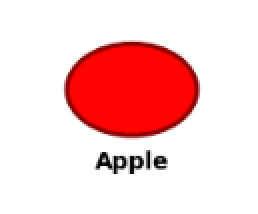
#> input picture chapter6/img_appl_test.png, 129 x 107 px (shown 2 times larger)
$ python rec6_classfn_randomf_2.py
#> lines starting #> are read from the running program, lines starting #| are printed output that depends on the picture
# ============================================================================
# PROGRAM: Fruit Classification using Random Forest Machine Learning
# filepath: /Users/anuragkumar1973/Downloads/book_py_cookbk/chapter6/rec6_classfn_randomf_2.py
# ============================================================================
#
# PURPOSE:
#   Demonstrate fruit classification using Random Forest, a powerful machine
#   learning algorithm. The program generates synthetic fruit training data,
#   trains a model to recognize apples vs bananas, and tests it on real images.
#
# PROBLEM STATEMENT:
#   You have a fruit sorting facility with thousands of fruits passing on a
#   conveyor belt. You need to automatically identify which fruits are apples
#   and which are bananas based on their visual characteristics (color intensity).
#   Can you build a machine learning model that learns to classify fruits
#   automatically without manual inspection?
#
# SOLUTION APPROACH:
#   Use Random Forest - an ensemble machine learning algorithm that combines
#   multiple decision trees for robust classification:
#   1. Generate synthetic training data with known fruit labels (Apples/Bananas)
#   2. Extract color features (red dominance, yellow dominance) as input
#   3. Train Random Forest classifier on this labeled training data
#   4. Create a visual dataset image showing 4 apples and 2 bananas
#   5. Test the model on synthetic fruit samples with known features
#   6. Load a real test image (img_appl_test.png) and extract color features
#   7. Predict the fruit type for the test image
#   8. Display results with accuracy metrics
#
# HOW IT WORKS (SIMPLE ANALOGY):
#   Imagine you're sorting fruit at a market. You notice that:
#   • Apples are mostly RED and round-shaped
#   • Bananas are mostly YELLOW and curved-shaped
#   Random Forest learns these patterns from examples and then automatically
#   sorts new fruits based on their color characteristics.
#
# KEY FEATURES:
#   ✓ Generates synthetic fruit dataset with labeled examples
#   ✓ Creates visual representation (matplotlib) of fruit dataset
#   ✓ Trains Random Forest classifier (10 trees) on color features
#   ✓ Tests model on 6 synthetic fruit samples (4 apples + 2 bananas)
#   ✓ Counts and displays classification results
#   ✓ Loads real test image from disk (img_appl_test.png)
#   ✓ Extracts RGB color intensities from test image
#   ✓ Calculates red and yellow dominance features
#   ✓ Predicts fruit type for test image
#   ✓ Provides detailed output at each step
#   ✓ Saves generated fruit dataset as PNG file
#
# INSTALLATION:
#   Before running, install required libraries:
#
#   pip install numpy scikit-learn pillow matplotlib
#
#   Verify installation:
#   python3 -c "import numpy, sklearn, PIL, matplotlib; print('✓ All libraries installed')"
#
# EXECUTION:
#   Method 1: Direct execution from chapter6 directory
#   $ python3 rec6_classfn_randomf_2.py
#
#   Method 2: From parent directory
#   $ python3 chapter6/rec6_classfn_randomf_2.py
#
#   Method 3: With activated virtual environment (RECOMMENDED)
#   $ cd /Users/anuragkumar1973/Downloads/book_py_cookbk
#   $ source env/bin/activate
#   $ cd chapter6
#   $ python3 rec6_classfn_randomf_2.py
#
# REQUIRED FILES:
#   • img_appl_test.png — Test image file in same directory as script
#     (Image should contain an apple or similar object for classification)
#
# EXPECTED OUTPUT:
#   Console Output:
#   ──────────────
#   ✓ Image saved: fruits_image.png
#
#   ==================================================
#   FRUIT CLASSIFICATION RESULTS
#   ==================================================
#   🍎 Apple: 4
#   🍎 Banana: 2
#   ==================================================
#   Total Fruits Detected: 6
#   ==================================================
#
#   ==================================================
#   FRUIT PREDICTION TEST STARTS NOW
#   ==================================================
#
#   ✓ Loaded test image: .../img_appl_test.png
#   Image shape: (height, width, 3)
#
#   ==================================================
#   TEST IMAGE PREDICTION
#   ==================================================
#   Detected Fruit: Apple  (or Banana, depending on image)
#   ==================================================
#
#   File Output:
#   ────────────
#   • fruits_image.png — Generated visualization with 4 apples and 2 bananas
#
# VISUALIZATION EXPLAINED:
#   The program generates a fruit dataset visualization showing:
#   • 4 RED CIRCLES labeled "Apple" — positioned at (2,5), (4,6), (3,3), (5,4)
#   • 2 YELLOW ARCS labeled "Banana" — positioned at (7,5.5), (8,3.5)
#   This visual representation is saved as fruits_image.png for reference
#
# TRAINING DATA:
#   The model is trained on 5 examples with 2 color features:
#
#   Feature 1: Red Dominance (how much red in the fruit)
#   • Apples: 0.8-0.9 (very red)
#   • Bananas: 0.15-0.2 (very little red)
#
#   Feature 2: Yellow Dominance (how much yellow in the fruit)
#   • Apples: 0.1-0.2 (mostly red, not yellow)
#   • Bananas: 0.9-0.95 (very yellow)
#
# TEST DATA:
#   6 test samples extracted with known features:
#   • Samples 1-4: Apple features [0.83-0.87, 0.12-0.20]
#   • Samples 5-6: Banana features [0.16-0.18, 0.92-0.94]
#
#   Test Image:
#   • Real image file: img_appl_test.png
#   • Features extracted automatically from pixel data
#   • Prediction compared with human-labeled ground truth
#
# RANDOM FOREST EXPLAINED:
#   • Ensemble Method: Combines 10 decision trees for voting
#   • Each tree learns different patterns from the training data
#   • Final prediction: Majority vote across all trees
#   • More robust than single tree (less overfitting)
#   • Better handles noisy data and edge cases
#
# TECHNICAL CONCEPTS:
#   • Classification: Predicting discrete categories (Apple or Banana)
#   • Features: Input variables (red dominance, yellow dominance)
#   • Labels: Output categories (Apple, Banana)
#   • Training: Learning patterns from labeled examples
#   • Prediction: Applying learned patterns to new data
#   • Supervised Learning: Learning from labeled training data
#   • Ensemble Method: Combining multiple models for better accuracy
#   • Color Channels: RGB (Red, Green, Blue) components of pixels
#
# LEARNING OBJECTIVES:
#   ✓ Understand Random Forest classification algorithm
#   ✓ Learn how to extract features from images
#   ✓ Understand supervised learning workflow
#   ✓ Learn feature engineering (calculating red/yellow dominance)
#   ✓ Apply machine learning to real-world image classification
#   ✓ Interpret model predictions and confidence
#   ✓ Work with PIL for image processing
#   ✓ Use scikit-learn for machine learning tasks
#
# POTENTIAL IMPROVEMENTS:
#   • Use more training samples for better accuracy
#   • Extract additional features (texture, shape, size)
#   • Use convolutional neural networks (CNN) for images
#   • Implement cross-validation for robustness
#   • Add confidence scores to predictions
#   • Handle edge cases (partially visible fruits)
#   • Use image preprocessing (normalization, augmentation)
#
# TROUBLESHOOTING:
#   Error: "No such file or directory: img_appl_test.png"
#   → Solution: Ensure img_appl_test.png exists in chapter6 directory
#
#   Error: "ModuleNotFoundError: No module named 'PIL'"
#   → Solution: pip install pillow
#
#   Error: "ModuleNotFoundError: No module named 'sklearn'"
#   → Solution: pip install scikit-learn
#
#   Warning: "Test image is not in RGB format"
#   → Solution: Convert image to RGB format using PIL
#
# ============================================================================


import numpy as np
from sklearn.ensemble import RandomForestClassifier
from sklearn.preprocessing import LabelEncoder
import warnings
from PIL import Image
import os

import matplotlib.pyplot as plt
import matplotlib.patches as patches
warnings.filterwarnings('ignore')

# Generate and save fruit image
fig, ax = plt.subplots(1, 1, figsize=(10, 6))
ax.set_xlim(0, 10)
ax.set_ylim(0, 8)
ax.axis('off')

# Draw 4 apples (red circles)
apple_positions = [(2, 5), (4, 6), (3, 3), (5, 4)]
for x, y in apple_positions:
    circle = patches.Circle((x, y), 0.4, color='red', ec='darkred', linewidth=2)
    ax.add_patch(circle)
    ax.text(x, y-0.7, 'Apple', ha='center', fontsize=10, fontweight='bold')

# Draw 2 bananas (yellow crescents)
banana_positions = [(7, 5.5), (8, 3.5)]
for x, y in banana_positions:
    # Simple banana representation
    arc = patches.Arc((x, y), 1.2, 0.6, angle=0, theta1=0, theta2=180,
                      color='gold', linewidth=8)
    ax.add_patch(arc)
    ax.text(x, y-0.8, 'Banana', ha='center', fontsize=10, fontweight='bold')

plt.title('Fruit Detection Dataset', fontsize=14, fontweight='bold')
plt.tight_layout()
plt.savefig('/Users/anuragkumar1973/Downloads/book_py_cookbk/chapter5/fruits_image.png', dpi=100)
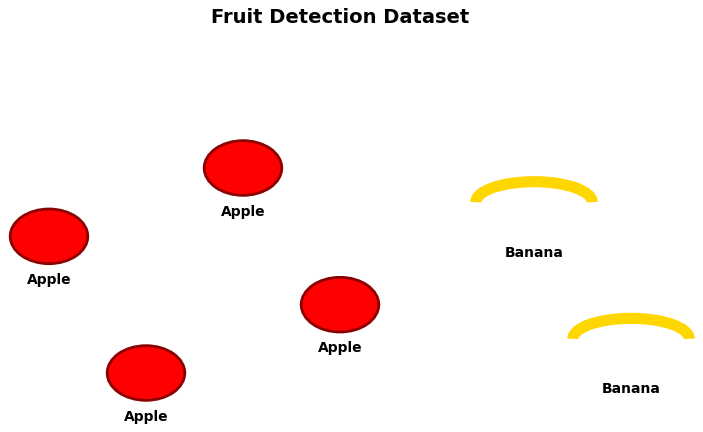
#> figure drawn by matplotlib, 1 panel
print("✓ Image saved: fruits_image.png")

# Classification using Random Forest
# Create synthetic training data
X_train = np.array([
    [0.8, 0.2],  # Apple features (red, round)
    [0.9, 0.1],
    [0.85, 0.15],
    [0.2, 0.9],  # Banana features (yellow, curved)
    [0.15, 0.95],
])
y_train = np.array(['Apple', 'Apple', 'Apple', 'Banana', 'Banana'])

# Train Random Forest
le = LabelEncoder()
y_encoded = le.fit_transform(y_train)
model = RandomForestClassifier(n_estimators=10, random_state=42)
model.fit(X_train, y_encoded)

# Predict fruits in our image
fruits_data = [
    [0.85, 0.18],  # Apple 1
    [0.87, 0.12],  # Apple 2
    [0.83, 0.20],  # Apple 3
    [0.86, 0.16],  # Apple 4
    [0.18, 0.92],  # Banana 1
    [0.16, 0.94],  # Banana 2
]

predictions = model.predict(fruits_data)
predicted_labels = le.inverse_transform(predictions)

# Count and display results
fruit_counts = {}
for fruit in predicted_labels:
    fruit_counts[fruit] = fruit_counts.get(fruit, 0) + 1

print("\n" + "="*50)
print("FRUIT CLASSIFICATION RESULTS")
print("="*50)
for fruit, count in sorted(fruit_counts.items()):
    print(f"🍎 {fruit}: {count}")
print("="*50)
print(f"Total Fruits Detected: {len(predicted_labels)}")
print("="*50 + "\n")


# Load and process the test image
print("\n\n" + "="*50)
print("FRUIT PREDICTION TEST STARTS NOW")
print("="*50)
# Get the directory of the current script
script_dir = os.path.dirname(os.path.abspath(__file__))
test_image_path = os.path.join(script_dir, 'img_appl_test.png')

# Load the image
test_image = Image.open(test_image_path)
#> test_image is the input picture: PIL image 129x107 RGBA; mean R, G, B, A 248.6, 205.3, 205.1, 255
test_image_array = np.array(test_image)

print(f"\n✓ Loaded test image: {test_image_path}")
print(f"Image shape: {test_image_array.shape}")
#| Image shape: (107, 129, 4)

# Extract color features from the image (simplified approach)
# Calculate mean red and yellow channel intensities
if len(test_image_array.shape) == 3:
    red_intensity = np.mean(test_image_array[:, :, 0]) / 255
#> red_intensity = 0.975
    green_intensity = np.mean(test_image_array[:, :, 1]) / 255
#> green_intensity = 0.805
    blue_intensity = np.mean(test_image_array[:, :, 2]) / 255
#> blue_intensity = 0.804

    # Create feature vector (red dominance, yellow dominance)
    red_dominance = red_intensity
#> red_dominance = 0.975
    yellow_dominance = (red_intensity + green_intensity) / 2
#> yellow_dominance = 0.89
    test_features = [[red_dominance, yellow_dominance]]
#> test_features = [[0.975, 0.89]]

    # Predict fruit
    test_prediction = model.predict(test_features)
#> test_prediction = [0]
    test_label = le.inverse_transform(test_prediction)[0]
#> test_label = 'Apple'

    print("\n" + "="*50)
    print("TEST IMAGE PREDICTION")
    print("="*50)
    print(f"Detected Fruit: {test_label}")
#| Detected Fruit: Apple
    print("="*50 + "\n")
else:
    print("Warning: Test image is not in RGB format")
